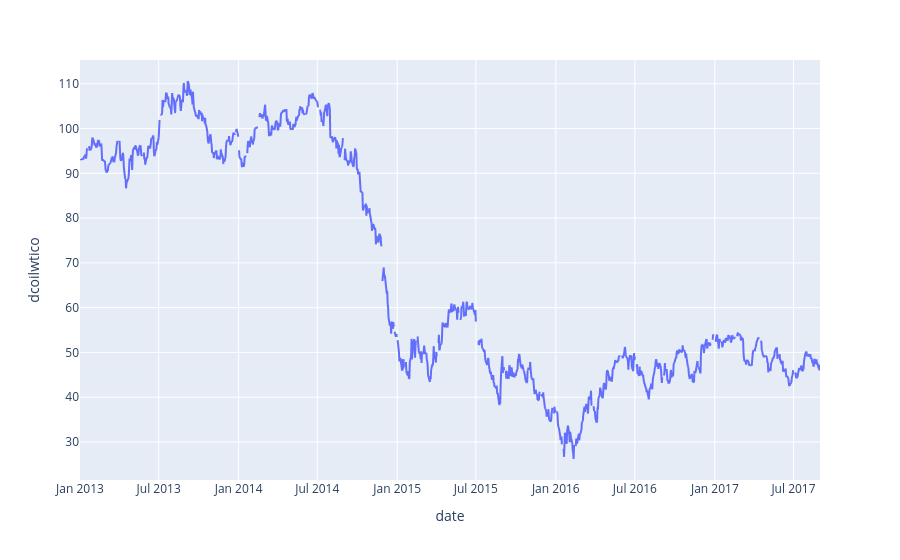

The cell this chart's notebook holds for it:
### Code cell
fig = px.line(df_oil, x = 'date', y = 'dcoilwtico')
fig.show()

### Figure 1 — Plotly figure (JSON) as saved in the notebook; plotly's stock layout.template omitted (floating-point values rounded to 4 significant figures; data arrays with more than 128 entries replaced by an {"elided": "..."} marker saying what was removed)
{"data": [{"hovertemplate": "date=%{x}<br>dcoilwtico=%{y}<extra></extra>", "legendgroup": "", "line": {"color": "#636efa", "dash": "solid"}, "marker": {"symbol": "circle"}, "mode": "lines", "name": "", "showlegend": false, "type": "scattergl", "x": {"elided": "1218 str values"}, "xaxis": "x", "y": {"elided": "1218 float values"}, "yaxis": "y"}], "layout": {"legend": {"tracegroupgap": 0}, "margin": {"t": 60}, "xaxis": {"anchor": "y", "domain": [0, 1], "title": {"text": "date"}}, "yaxis": {"anchor": "x", "domain": [0, 1], "title": {"text": "dcoilwtico"}}}}
